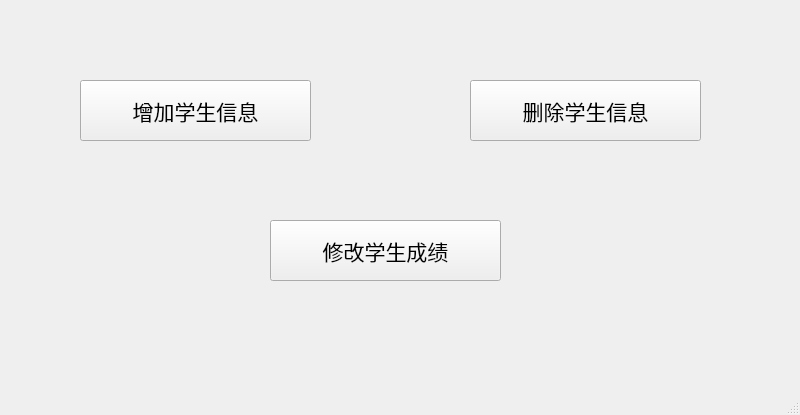
<?xml version="1.0" encoding="UTF-8"?>
<ui version="4.0">
 <class>MainWindow</class>
 <widget class="QMainWindow" name="MainWindow">
  <property name="geometry">
   <rect>
    <x>0</x>
    <y>0</y>
    <width>800</width>
    <height>415</height>
   </rect>
  </property>
  <property name="font">
   <font>
    <family>楷体</family>
    <pointsize>16</pointsize>
   </font>
  </property>
  <property name="windowTitle">
   <string>MainWindow</string>
  </property>
  <widget class="QWidget" name="centralwidget">
   <widget class="QPushButton" name="pushButton">
    <property name="geometry">
     <rect>
      <x>80</x>
      <y>80</y>
      <width>231</width>
      <height>61</height>
     </rect>
    </property>
    <property name="text">
     <string>增加学生信息</string>
    </property>
   </widget>
   <widget class="QPushButton" name="pushButton_3">
    <property name="geometry">
     <rect>
      <x>270</x>
      <y>220</y>
      <width>231</width>
      <height>61</height>
     </rect>
    </property>
    <property name="text">
     <string>修改学生成绩</string>
    </property>
   </widget>
   <widget class="QPushButton" name="pushButton_2">
    <property name="geometry">
     <rect>
      <x>470</x>
      <y>80</y>
      <width>231</width>
      <height>61</height>
     </rect>
    </property>
    <property name="text">
     <string>删除学生信息</string>
    </property>
   </widget>
  </widget>
  <widget class="QMenuBar" name="menubar">
   <property name="geometry">
    <rect>
     <x>0</x>
     <y>0</y>
     <width>800</width>
     <height>30</height>
    </rect>
   </property>
  </widget>
  <widget class="QStatusBar" name="statusbar"/>
 </widget>
 <resources/>
 <connections/>
</ui>
